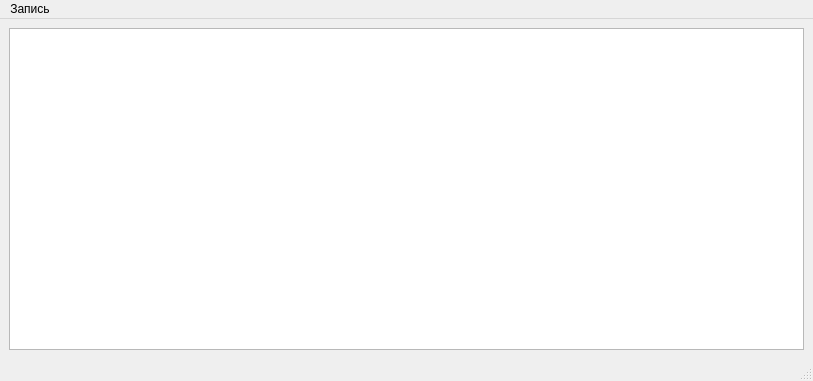
<?xml version="1.0" encoding="UTF-8"?>
<ui version="4.0">
 <class>CoffeeWindow</class>
 <widget class="QMainWindow" name="CoffeeWindow">
  <property name="geometry">
   <rect>
    <x>0</x>
    <y>0</y>
    <width>813</width>
    <height>381</height>
   </rect>
  </property>
  <property name="windowTitle">
   <string>Кофе</string>
  </property>
  <widget class="QWidget" name="centralwidget">
   <layout class="QVBoxLayout" name="verticalLayout">
    <item>
     <widget class="QTableWidget" name="tableWidget"/>
    </item>
   </layout>
  </widget>
  <widget class="QMenuBar" name="menubar">
   <property name="geometry">
    <rect>
     <x>0</x>
     <y>0</y>
     <width>813</width>
     <height>21</height>
    </rect>
   </property>
   <widget class="QMenu" name="menu">
    <property name="title">
     <string>Запись</string>
    </property>
    <addaction name="addEditAction"/>
   </widget>
   <addaction name="menu"/>
  </widget>
  <widget class="QStatusBar" name="statusbar"/>
  <action name="addEditAction">
   <property name="text">
    <string>Добавить/изменить</string>
   </property>
  </action>
 </widget>
 <resources/>
 <connections/>
</ui>
